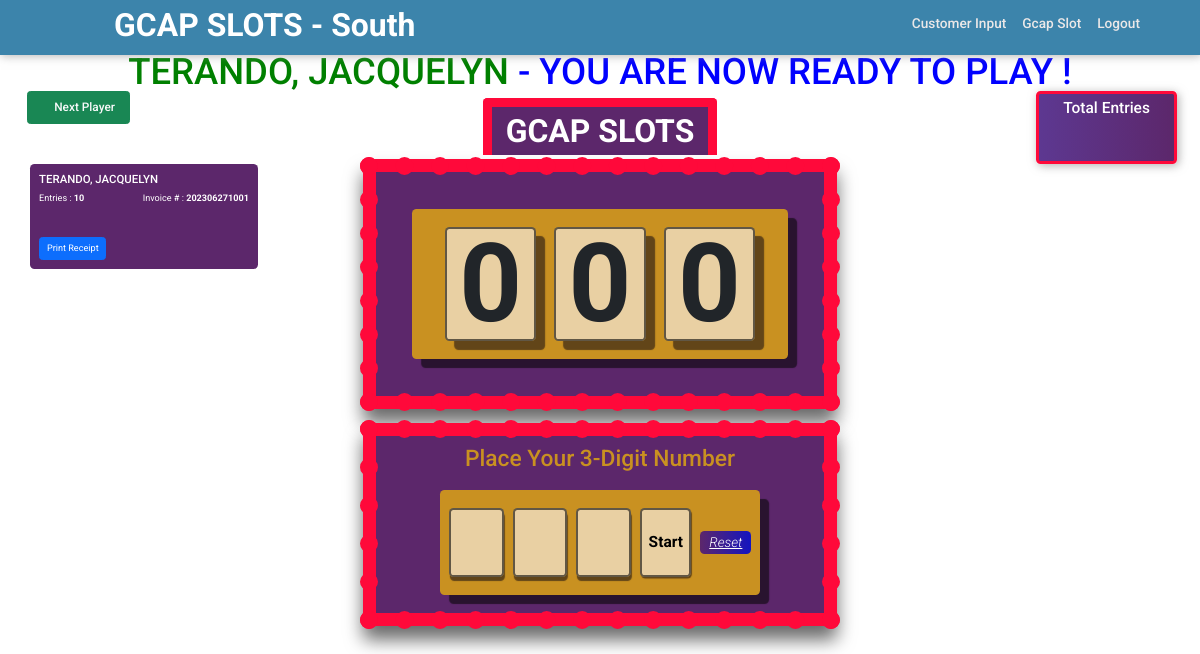
Before: / (signed in) with the older database file.
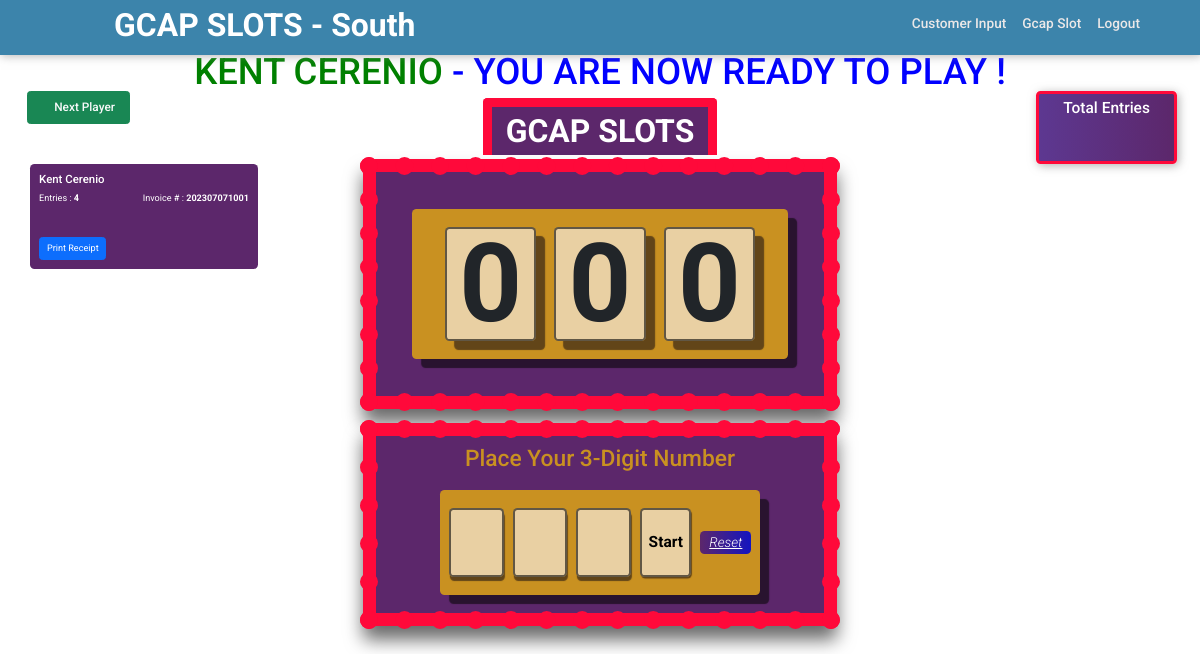
After: the same page with the newer database file.
### tables this page shows
CREATE TABLE `store` (
  `store_id` int(11) NOT NULL AUTO_INCREMENT,
  `branch` varchar(255) NOT NULL,
  `contact` varchar(255) DEFAULT NULL,
  `address` varchar(255) DEFAULT NULL,
  PRIMARY KEY (`store_id`)
);

CREATE TABLE `customer` (
  `id` int(11) NOT NULL AUTO_INCREMENT,
  `invoice` varchar(50) NOT NULL,
  `amount` decimal(10,2) NOT NULL,
  `fullname` varchar(100) DEFAULT NULL,
  `email` varchar(100) DEFAULT NULL,
  `phone` varchar(100) DEFAULT NULL,
  `date_created` datetime NOT NULL DEFAULT current_timestamp(),
  PRIMARY KEY (`id`)
);

CREATE TABLE `customer_entries` (
  `id` int(11) NOT NULL AUTO_INCREMENT,
  `customer_invoice` varchar(50) NOT NULL,
  `num_of_entries` int(11) NOT NULL,
  `total_entries` int(15) DEFAULT NULL,
  PRIMARY KEY (`id`)
);

### index.php (the view, shortened to what this page needs)
<?php
include('connect.php');
        $sql = "SELECT c.id, c.invoice, c.fullname, s.status, e.num_of_entries ,e.total_entries from customer as c
        INNER JOIN customer_status as s ON c.invoice = s.customer_invoice
        INNER JOIN customer_entries AS e ON c.invoice = e.customer_invoice WHERE status = 'Pending' ORDER BY id ASC LIMIT 1 ";
        $stmt = $conn->prepare($sql);
        $stmt->execute();
        $row = $stmt->fetch(PDO::FETCH_ASSOC);
            $fullname = $row['fullname'];
?>
<!DOCTYPE html>
<html lang="en">
<head>
    <link rel="stylesheet" href="style.css">
    <link rel="stylesheet" href="bootstrap/css/bootstrap.min.css">
    <link rel="stylesheet" href="fontawesome/all.min.css">
</head>
<body>
    <div class="noprint">
        <?php include('nav-bar.php'); ?>
    </div>
    <div class="entries noprint" id="entries">
        <h5>Total Entries</h5>
        <div class="entries-box">
            <input type="text" id="total_entry"  name="total_entry" readonly>
        </div>
    </div>
    <div class="next-player">
        <button type="button" id="nextPlayerBtn"  class="noprint btn btn-success text-light"><i class="fa-solid fa-forward"></i> Next Player</button>
    </div>
    <div class="container">
        <marquee id="marquee" class="noprint" direction="left" scrollamount="20">
        <h1 class="marquee-h1" style="text-transform: uppercase;"><?php echo $fullname; ?> <span id="marquee-message">- you are now ready to play ! </span></h1>
        </marquee>
        <h1 id="message" class="noprint">GCAP SLOTS</h1>
            <div class="customer-prizes justprint">
                <div class="container-box">
                    <h5 class="d-flex justify-content-start text-capitalize"><?php echo $fullname; ?></h5>
                    <div class="header-title">
                        <span>Entries : <b><?php echo $row['num_of_entries'] ?></b></span>
                        <span>Invoice # : <b><?php echo $row['invoice']; ?></b></span>
                    </div>
                    <button type="button"  onclick="window.print(); " class="noprint btn btn-primary d-flex justify-content-start mt-5">Print Receipt</button>
                </div>
            </div>
            <div class="lottery noprint">
                <form action="lottery_insert_data.php" id= "" name="save" method = "POST">
                    <div class="lottery-box">
                        <div id="one" class="odometer"  name="one" >0</div>
                        <div id="two" class="odometer" name="two" >0</div>
                        <div id="three" class="odometer" name="three" >0</div>
                    </div>
            </div>
            <div class="lottery-input noprint" id = "reload-input">
                    <h3>place your 3-digit number</h3>
                    <div class="lottery-box">
                        <input type="text" autofocus name="input_one" id="input_one" maxlength="1">
                        <input type="text" name="input_two" id="input_two" maxlength="1">
                        <input type="text" name="input_three" id="input_three" maxlength="1">
                        <input type="button" value="Start" id="btnStart" class="btnStart" >
                        <input type="button" value="Reset" id="btnReset" class="btnReset" >
                    </div>
            </div>
    </div>
</body>
</html>

### nav-bar.php (shortened to what this page needs)
<?php
include('connect.php');
       $sql1 = "SELECT * FROM store";
       $stmt1 = $conn->prepare($sql1);
       $stmt1->execute();
       $fetch_branch = $stmt1->fetch(PDO::FETCH_ASSOC);
?>
<div class="navbar fixed-top">
    <div class="logo">
            <h2 style="text-transform:capitalize;">
                GCAP SLOTS - <?php echo $fetch_branch['branch'] ?>
            </h2>
    </div>
    <nav>
        <ul>
            <li><a href="customer_input.php">Customer Input</a></li>
            <li><a href="index.php">Gcap Slot</a></li>
            <li><a href="user_logout.php">Logout</a></li>
        </ul>
    </nav>
</div>

Changed rows visible on the page:
no longer on this page (row unchanged): customer: fullname "TERANDO, JACQUELYN", customer_entries.num_of_entries "10", invoice "202306271001"
added customer: fullname "KENT CERENIO", fullname "Kent Cerenio", customer_entries.num_of_entries "4", invoice "202307071001"
